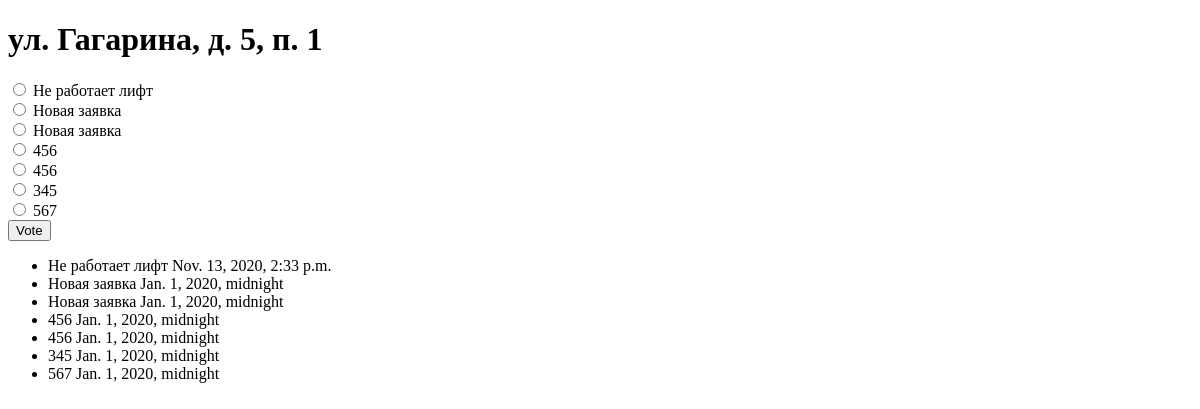
/logger/address/2/, run on an earlier commit of the app's database.
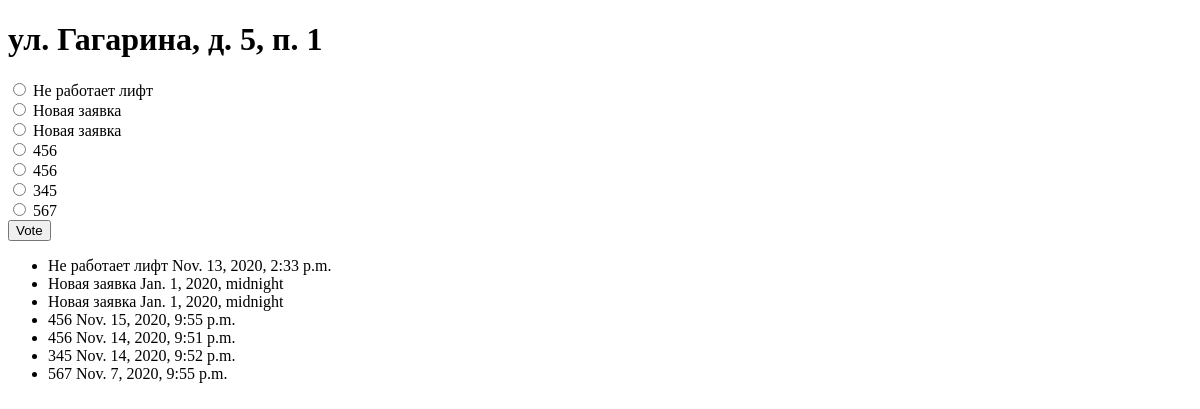
And on a later commit of the database.
### logger/models.py (models this page shows)
class Claim(models.Model):
    claim_text = models.CharField(max_length=300, verbose_name='Заявка')
    pub_date = models.DateTimeField(verbose_name='Дата заявки', default=datetime.datetime.now())
    address = models.ForeignKey(
        Address,
        on_delete=models.CASCADE,
        verbose_name='Адрес'
    )
    worker = models.CharField(max_length=100, verbose_name='Исполнитель', blank=True)
    fix_date_time = models.DateTimeField(verbose_name='Дата и время выполнения', blank=True, null=True)
    report_text = models.CharField(max_length=300, verbose_name='Отчёт', blank=True)
    def __str__(self):
        return self.claim_text

### logger/views.py (the view)
# urls.py: path('address/<int:pk>/', views.AddressDetailView.as_view(), name='address_detail'),
class AddressDetailView(generic.DetailView):
    model = Address
    template_name = 'logger/address_detail.html'

### logger/models.py (called while the page is built)
    def __str__(self):
        address = []
        if self.city != '':
            address.append(f'г. {self.city}')
        if self.street != '':
            address.append(f'ул. {self.street}')
        if self.house != '':
            address.append(f'д. {self.house}')
        if self.entrance != '':
            address.append(f'п. {self.entrance}')
        if self.floor != '':
            address.append(f'эт. {self.floor}')
        if self.apartment != '':
            address.append(f'кв. {self.apartment}')
        return ', '.join(address)

### logger/templates/logger/address_detail.html (shortened to what this page needs)
<!DOCTYPE html>
<html lang="en">
<head>
</head>
<body>
<h1>{{ address }}</h1>
<form action="{% url 'logger:address_detail' address.id %}" method="post">
    {% for claim in address.claim_set.all %}
    <input type="radio" name="claim" id="claim{{ forloop.counter }}"
           value="{{ claim.id }}">
    <label for="claim{{ forloop.counter }}">{{ claim.claim_text }}</label>
    <br>
    {% endfor %}
    <input type="submit" value="Vote">
</form>
<ul>
    {% for claim in address.claim_set.all %}
    <li>{{ claim }} {{ claim.pub_date }}</li>
    {% endfor %}
</ul>
</body>
</html>

What changed in the data, as far as the page shows it:
changed Claim: pub_date "Jan. 1, 2020, midnight" → "Nov. 15, 2020, 9:55 p.m."
changed Claim: pub_date "Jan. 1, 2020, midnight" → "Nov. 14, 2020, 9:51 p.m."
changed Claim: pub_date "Jan. 1, 2020, midnight" → "Nov. 14, 2020, 9:52 p.m."
changed Claim: pub_date "Jan. 1, 2020, midnight" → "Nov. 7, 2020, 9:55 p.m."
